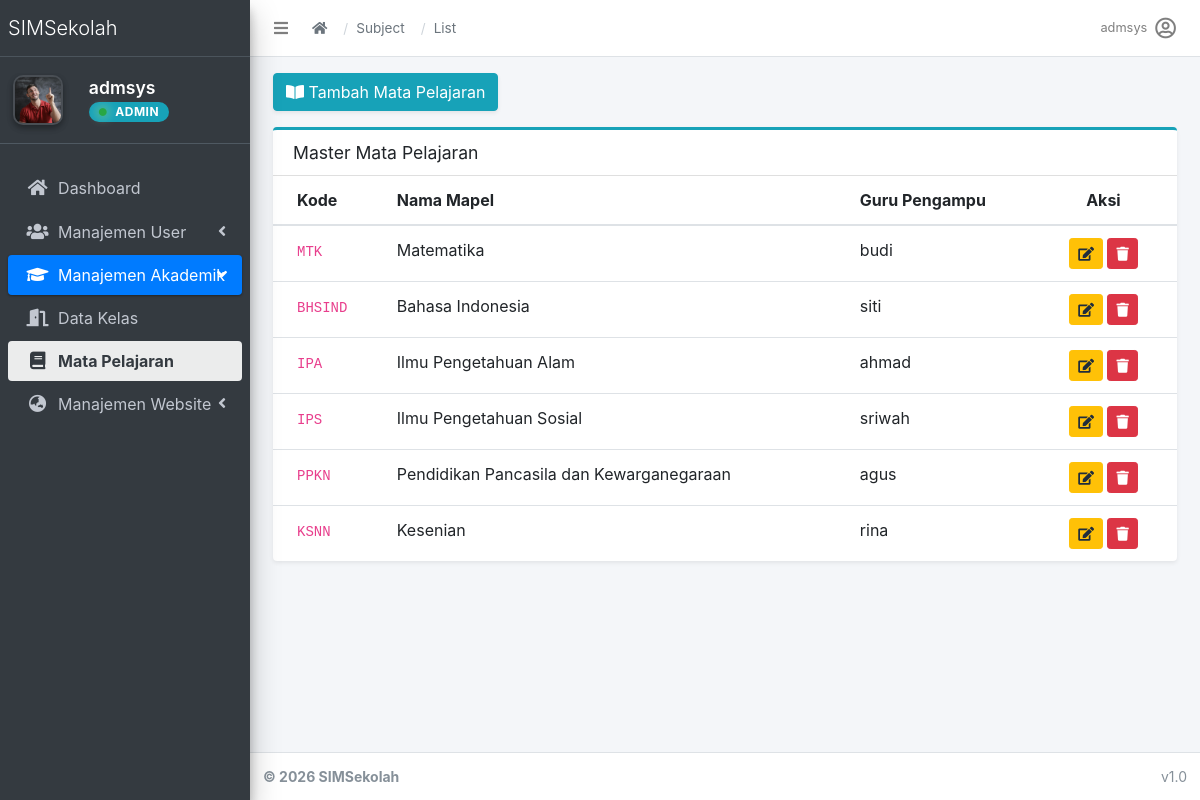
/academics/subjects/ (signed in), run on an earlier commit of the app's database.
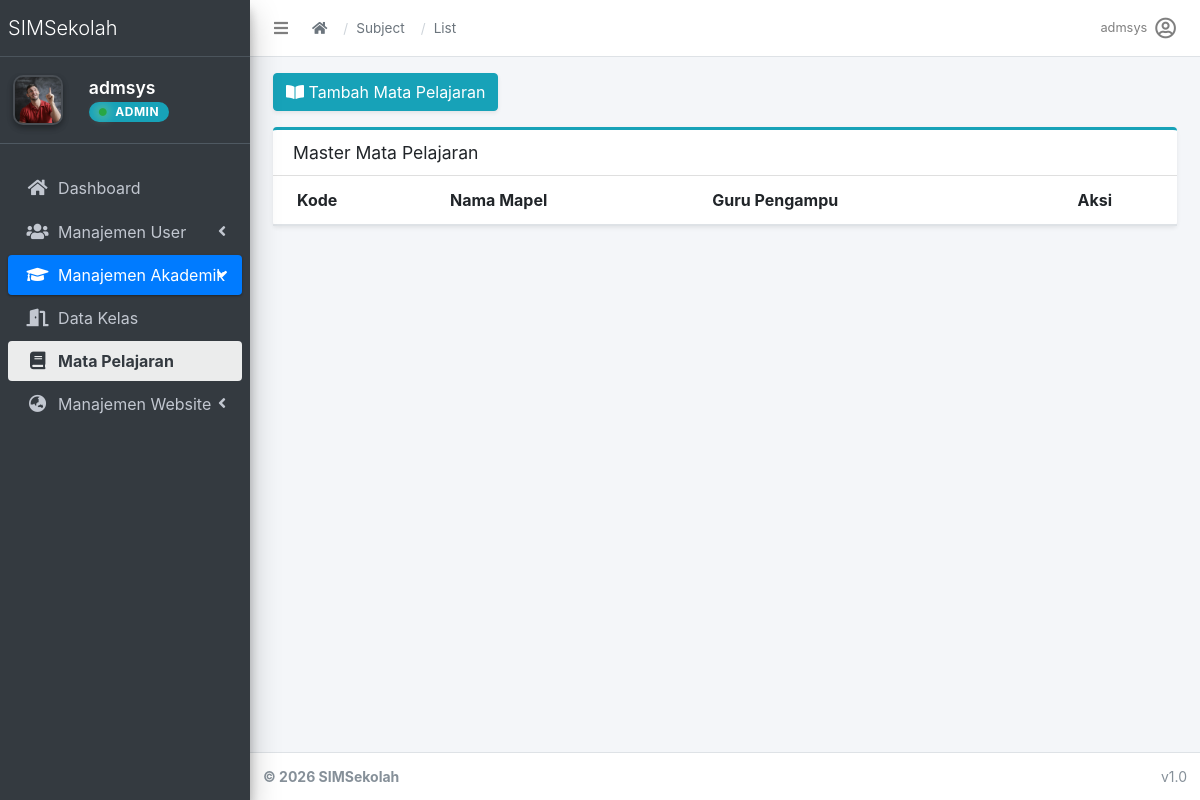
And on a later commit of the database.
### apps/academics/models/subject.py (models this page shows, shortened)
class Subject(models.Model):
    nama = models.CharField(max_length=100)
    kode = models.CharField(max_length=10, unique=True)
    pengampu = models.ForeignKey(User, on_delete=models.CASCADE, limit_choices_to={'role': 'teacher'})

### apps/accounts/models.py (models this page shows, shortened)
class User(AbstractUser):
    role = models.CharField(
        max_length=20,
        choices=(
            ('admin', 'Admin'),
            ('operator', 'Operator'),
            ('teacher', 'Teacher'),
            ('student', 'Student'),
        ),
        default='student'
    )

### apps/academics/views/subject.py (the view)
# urls.py: path('subjects/', subject.SubjectListView.as_view(), name='subject_list'),
class SubjectListView(RoleRequiredMixin, ListView):
    model = Subject
    template_name = 'dashboard/academics/matapelajaran/subject_list.html'
    context_object_name = 'subjects'
    allowed_roles = ['admin', 'teacher']

### apps/accounts/mixins.py (called while the page is built, shortened)
    def dispatch(self, request, *args, **kwargs):
        if not request.user.is_authenticated:
            return self.handle_no_permission()
        user = request.user
        if user.is_superuser:
            return super().dispatch(request, *args, **kwargs)

### apps/accounts/templatetags/account_tags.py (called while the page is built)
@register.inclusion_tag('accounts/partials/user_info.html')
def user_profile_info(user):
    profile = None
    if user.is_authenticated:
        if hasattr(user, 'userprofile'):
            profile = user.userprofile
        elif hasattr(user, 'student_profile'):
            profile = user.student_profile
    return {
        'user': user,
        'profile': profile,
    }

### apps/core/context_processors.py (called while the page is built)
def theme(request):
    return {
        "THEME": settings.THEME
    }

def breadcrumbs(request):
    breadcrumbs = []
    if request.resolver_match:
        url_name = request.resolver_match.url_name
        if url_name:
            parts = url_name.split("_")
            for part in parts:
                breadcrumbs.append({
                    "name": part.capitalize(),
                    "url": ""
                })
    return {
        "breadcrumbs": breadcrumbs
    }

### templates/dashboard/academics/matapelajaran/subject_list.html (shortened to what this page needs)
{% extends "admin/base.html" %}
{% block content %}
<div class="container-fluid">
    <div class="mb-3">
        <a href="{% url 'academics:subject_create' %}" class="btn btn-info text-white shadow-sm">
            <i class="fas fa-book-open me-1"></i> Tambah Mata Pelajaran
        </a>
    </div>
    <div class="card card-outline card-info shadow-sm">
        <div class="card-header">
            <h3 class="card-title">Master Mata Pelajaran</h3>
        </div>
        <div class="card-body p-0">
            <table class="table table-hover mb-0">
                <thead>
                    <tr>
                        <th>Kode</th>
                        <th>Nama Mapel</th>
                        <th>Guru Pengampu</th>
                        <th class="text-center">Aksi</th>
                    </tr>
                </thead>
                <tbody>
                    {% for subject in subjects %}
                    <tr>
                        <td><code>{{ subject.kode }}</code></td>
                        <td>{{ subject.nama }}</td>
                        <td>
                            {% if subject.pengampu.get_full_name %}
                                {{ subject.pengampu.get_full_name }}
                            {% else %}
                                {{ subject.pengampu.username }}
                            {% endif %}
                        </td>
                        <td class="text-center">
                            <a href="{% url 'academics:subject_edit' subject.pk %}" class="btn btn-sm btn-warning"><i class="fas fa-edit"></i></a>
                            <a href="{% url 'academics:subject_delete' subject.pk %}" class="btn btn-sm btn-danger"><i class="fas fa-trash"></i></a>
                        </td>
                    </tr>
                    {% endfor %}
                </tbody>
            </table>
        </div>
    </div>
</div>
{% endblock %}

### templates/admin/partials/navbar.html (shortened to what this page needs)
<nav class="main-header navbar navbar-expand navbar-white navbar-light">
  <ul class="navbar-nav">
    <li class="nav-item">
      <a class="nav-link" data-widget="pushmenu" href="#" role="button">
        <i class="fas fa-bars"></i>
      </a>
    </li>
  </ul>
  <nav aria-label="breadcrumb" class="d-none d-md-flex align-items-center ml-2">
    <ol class="breadcrumb">
      <li class="breadcrumb-item">
        <a href="{% url 'dashboard' %}"><i class="fas fa-home"></i></a>
      </li>
      {% for crumb in breadcrumbs %}
        {% if crumb.url %}
          <li class="breadcrumb-item">
            <a href="{{ crumb.url }}">{{ crumb.name }}</a>
          </li>
        {% else %}
          <li class="breadcrumb-item active" aria-current="page">
            {{ crumb.name }}
          </li>
        {% endif %}
      {% endfor %}
    </ol>
  </nav>
  <ul class="navbar-nav ml-auto">
  <li class="nav-item dropdown">
    <a class="nav-link d-flex align-items-center" data-toggle="dropdown" href="#">
      <span class="mr-2 d-none d-lg-inline text-gray-600 small">
        {% if request.user.role == 'student' %}
          {{ request.user.student_profile.nama_lengkap|default:request.user.username }}
        {% elif request.user.role == 'teacher' %}
          {{ request.user.teacher_profile.nama_lengkap|default:request.user.username }}
        {% else %}
          {{ request.user.username }}
        {% endif %}
      </span>
      {% if request.user.role == 'student' and request.user.student_profile.foto %}
        <img src="{{ request.user.student_profile.foto.url }}" class="img-circle elevation-2" style="width: 30px; height: 30px; object-fit: cover;">
      {% elif request.user.role == 'teacher' and request.user.teacher_profile.foto %}
        <img src="{{ request.user.teacher_profile.foto.url }}" class="img-circle elevation-2" style="width: 30px; height: 30px; object-fit: cover;">
      {% else %}
        <i class="far fa-user-circle fa-lg"></i>
      {% endif %}
    </a>
  </li>
</ul>
</nav>

What changed in the data, as far as the page shows it:
removed Subject: kode "MTK", nama "Matematika", pengampu.username "budi"
removed Subject: kode "BHSIND", nama "Bahasa Indonesia", pengampu.username "siti"
removed Subject: kode "IPA", nama "Ilmu Pengetahuan Alam", pengampu.username "ahmad"
removed Subject: kode "IPS", nama "Ilmu Pengetahuan Sosial", pengampu.username "sriwah"
removed Subject: kode "PPKN", nama "Pendidikan Pancasila dan Kewarganegaraan", pengampu.username "agus"
removed Subject: kode "KSNN", nama "Kesenian", pengampu.username "rina"
